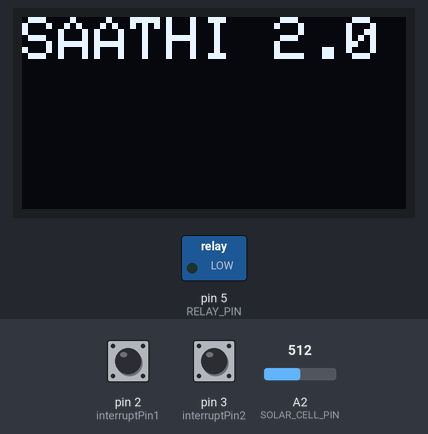
Bench run of a sketch on a simulated Arduino Uno, built with avr-gcc and run on an emulated ATmega328P. Parts: 128×64 one-colour display, switched loads named in the sketch (green lamp = pin HIGH). The test bench sets the inputs (shaded band); at power-on: pin 2 (interruptPin1) HIGH, pin 3 (interruptPin2) HIGH, A2 (SOLAR_CELL_PIN) = 512. What the sketch prints to the serial monitor is not drawn.

Above: at 1.2 s.
1.3 s: pin 2 (interruptPin1) pulled LOW for 0.15 s
At 2.5 s:
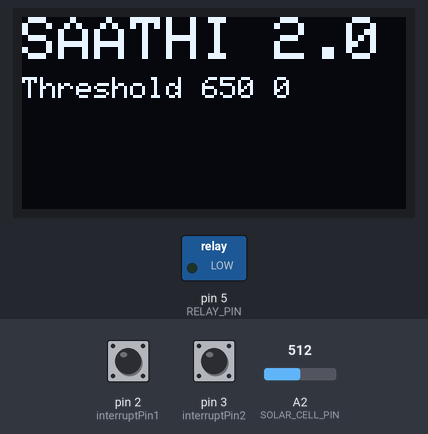
Timing chart, 0 to 1.3 s (numbered marks = the images above; inputs shaded):
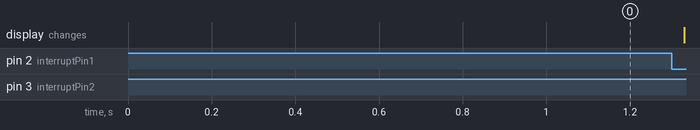

The sketch:

RX_SAATHI.ino
```cpp
// This code belongs to SAATHI 2.0 Project - HOME AUTOMATION FOR ALS PATIENTS THROUGH Li-Fi

// Library declarations
#include <SPI.h>
#include <Wire.h>

// Macros- for receiver
#define SOLAR_CELL_PIN A2
#define Sampling_delay 20


//  OLED Display
#include <Adafruit_GFX.h>
#include <Adafruit_SSD1306.h>
#define OLED_RESET 4
Adafruit_SSD1306 display(OLED_RESET);


//Declaration - for threshold setting using interrupt
const byte ledPin = 13;
const byte interruptPin1 = 2;
const byte interruptPin2 = 3;
volatile byte state = LOW;
volatile int change = 0;
int threshold = 600;

// Declaration - for reciever unit

const int RELAY_PIN = 5;
bool led_state = false;
bool previous_state = true;
bool current_state = true;
bool relay_state = true;
char buff[64];
char prev_char;
char curr_char;
unsigned int analog;

void setup()
{
  // setup for receiver
  pinMode(SOLAR_CELL_PIN, INPUT);
  pinMode(RELAY_PIN, OUTPUT);

  // setup for threshold
  display.begin(SSD1306_SWITCHCAPVCC, 0x3C);
  display.clearDisplay();
  display.clearDisplay();
  display.setTextSize(2);
  display.setTextColor(WHITE);
  display.setCursor(0,0);
  display.println("SAATHI 2.0");
  display.display();
  pinMode(interruptPin1, INPUT_PULLUP);
  pinMode(interruptPin2, INPUT_PULLUP);
  attachInterrupt(digitalPinToInterrupt(interruptPin1), increase, FALLING);
  attachInterrupt(digitalPinToInterrupt(interruptPin2), decrease, FALLING);

  Serial.begin(115200);
}

void loop()
{
  // ************************************************************
  //      CHANGE THRESHOLD - Depends upon lighting conditions
  // ************************************************************
  if(change == 1)
  {
    threshold += 50;
    displaySaathi(threshold,analog);
  }
  else if(change == 2)
  {
    threshold -= 50;
    displaySaathi(threshold, analog);
  }
  change = 0;


  // ************************************************************
  //                            Data decode phase
  // ************************************************************

  current_state = read_solar();   // read the solar value
  if(!current_state && previous_state)
  {
    curr_char = get_byte();
    sprintf(buff, "%c",curr_char);
    if(curr_char == 'N' && prev_char == 'O')
    {
      //Serial.println("GOT");
      if(relay_state)
      {
       digitalWrite(RELAY_PIN, HIGH);
       relay_state=false;
       delay(3000);
      }
      else
      {
       digitalWrite(RELAY_PIN, LOW);
       relay_state= true;
       delay(3000);
      }
    }                       // successfully code RECEIVED
    prev_char = curr_char;
  }  // negative edge
  previous_state = current_state;
}


bool read_solar()
{
  int analog = analogRead(SOLAR_CELL_PIN);
  Serial.println(analog);
  bool val = analog > threshold ? true : false;
  return val;
}

char get_byte()
{
  char data_byte = 0;
  delay(Sampling_delay * 1.5);
  for(int i = 0; i < 8; i++)
  {
    data_byte = data_byte | (char)read_solar() << i;
    delay(Sampling_delay);
  }
  return data_byte;
}


void displaySaathi(int threshold, int analog)
{
  display.clearDisplay();
  display.setTextSize(2);
  display.setTextColor(WHITE);
  display.setCursor(0,0);
  display.println("SAATHI 2.0");
  display.setTextSize(1);
  display.setCursor(0,20);
  display.println("Threshold");
  display.setCursor(60,20);
  display.print(threshold);
  display.print(" ");
  display.print(analog);
  display.display();
}

void increase() {
  state = !state;
  change = 1;
}

void decrease() {
  state = !state;
  change = 2;
}
```
